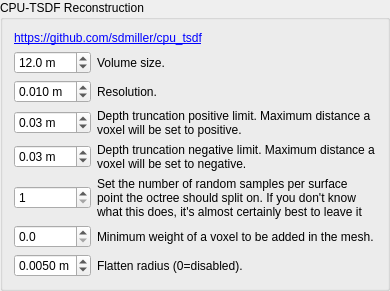
           <widget class="QGroupBox" name="groupBox_cputsdf">
            <property name="title">
             <string>CPU-TSDF Reconstruction</string>
            </property>
            <layout class="QVBoxLayout" name="verticalLayout_17">
             <item>
              <widget class="QLabel" name="label_25">
               <property name="text">
                <string>&lt;html&gt;&lt;head/&gt;&lt;body&gt;&lt;p&gt;&lt;a href=&quot;https://github.com/sdmiller/cpu_tsdf&quot;&gt;&lt;span style=&quot; text-decoration: underline; color:#0000ff;&quot;&gt;https://github.com/sdmiller/cpu_tsdf&lt;/span&gt;&lt;/a&gt;&lt;/p&gt;&lt;/body&gt;&lt;/html&gt;</string>
               </property>
               <property name="wordWrap">
                <bool>true</bool>
               </property>
               <property name="openExternalLinks">
                <bool>true</bool>
               </property>
              </widget>
             </item>
             <item>
              <layout class="QGridLayout" name="gridLayout_17" columnstretch="0,1">
               <item row="0" column="0">
                <widget class="QDoubleSpinBox" name="doubleSpinBox_cputsdf_size">
                 <property name="suffix">
                  <string> m</string>
                 </property>
                 <property name="decimals">
                  <number>1</number>
                 </property>
                 <property name="minimum">
                  <double>0.100000000000000</double>
                 </property>
                 <property name="maximum">
                  <double>9999.000000000000000</double>
                 </property>
                 <property name="singleStep">
                  <double>1.000000000000000</double>
                 </property>
                 <property name="value">
                  <double>12.000000000000000</double>
                 </property>
                </widget>
               </item>
               <item row="0" column="1">
                <widget class="QLabel" name="label_19">
                 <property name="text">
                  <string>Volume size.</string>
                 </property>
                 <property name="wordWrap">
                  <bool>true</bool>
                 </property>
                </widget>
               </item>
               <item row="1" column="0">
                <widget class="QDoubleSpinBox" name="doubleSpinBox_cputsdf_resolution">
                 <property name="suffix">
                  <string> m</string>
                 </property>
                 <property name="decimals">
                  <number>3</number>
                 </property>
                 <property name="minimum">
                  <double>0.001000000000000</double>
                 </property>
                 <property name="maximum">
                  <double>99.000000000000000</double>
                 </property>
                 <property name="singleStep">
                  <double>0.010000000000000</double>
                 </property>
                 <property name="value">
                  <double>0.010000000000000</double>
                 </property>
                </widget>
               </item>
               <item row="1" column="1">
                <widget class="QLabel" name="label_20">
                 <property name="text">
                  <string>Resolution.</string>
                 </property>
                 <property name="wordWrap">
                  <bool>true</bool>
                 </property>
                </widget>
               </item>
               <item row="2" column="0">
                <widget class="QDoubleSpinBox" name="doubleSpinBox_cputsdf_tuncPos">
                 <property name="suffix">
                  <string> m</string>
                 </property>
                 <property name="decimals">
                  <number>2</number>
                 </property>
                 <property name="minimum">
                  <double>0.000000000000000</double>
                 </property>
                 <property name="maximum">
                  <double>1.000000000000000</double>
                 </property>
                 <property name="singleStep">
                  <double>0.010000000000000</double>
                 </property>
                 <property name="value">
                  <double>0.030000000000000</double>
                 </property>
                </widget>
               </item>
               <item row="2" column="1">
                <widget class="QLabel" name="label_21">
                 <property name="text">
                  <string>Depth truncation positive limit. Maximum distance a voxel will be set to positive.</string>
                 </property>
                 <property name="wordWrap">
                  <bool>true</bool>
                 </property>
                </widget>
               </item>
               <item row="3" column="0">
                <widget class="QDoubleSpinBox" name="doubleSpinBox_cputsdf_tuncNeg">
                 <property name="suffix">
                  <string> m</string>
                 </property>
                 <property name="decimals">
                  <number>2</number>
                 </property>
                 <property name="minimum">
                  <double>0.000000000000000</double>
                 </property>
                 <property name="maximum">
                  <double>1.000000000000000</double>
                 </property>
                 <property name="singleStep">
                  <double>0.010000000000000</double>
                 </property>
                 <property name="value">
                  <double>0.030000000000000</double>
                 </property>
                </widget>
               </item>
               <item row="3" column="1">
                <widget class="QLabel" name="label_22">
                 <property name="text">
                  <string>Depth truncation negative limit. Maximum distance a voxel will be set to negative.</string>
                 </property>
                 <property name="wordWrap">
                  <bool>true</bool>
                 </property>
                </widget>
               </item>
               <item row="4" column="0">
                <widget class="QSpinBox" name="spinBox_cputsdf_randomSplit">
                 <property name="suffix">
                  <string/>
                 </property>
                 <property name="minimum">
                  <number>1</number>
                 </property>
                 <property name="maximum">
                  <number>99</number>
                 </property>
                </widget>
               </item>
               <item row="4" column="1">
                <widget class="QLabel" name="label_23">
                 <property name="text">
                  <string>Set the number of random samples per surface point the octree should split on. If you don't know what this does, it's almost certainly best to leave it at 1.</string>
                 </property>
                 <property name="wordWrap">
                  <bool>true</bool>
                 </property>
                </widget>
               </item>
               <item row="5" column="0">
                <widget class="QDoubleSpinBox" name="doubleSpinBox_cputsdf_minWeight">
                 <property name="suffix">
                  <string/>
                 </property>
                 <property name="decimals">
                  <number>1</number>
                 </property>
                 <property name="minimum">
                  <double>0.000000000000000</double>
                 </property>
                 <property name="maximum">
                  <double>99.000000000000000</double>
                 </property>
                 <property name="singleStep">
                  <double>0.500000000000000</double>
                 </property>
                 <property name="value">
                  <double>0.000000000000000</double>
                 </property>
                </widget>
               </item>
               <item row="5" column="1">
                <widget class="QLabel" name="label_18">
                 <property name="text">
                  <string>Minimum weight of a voxel to be added in the mesh.</string>
                 </property>
                 <property name="wordWrap">
                  <bool>true</bool>
                 </property>
                </widget>
               </item>
               <item row="6" column="0">
                <widget class="QDoubleSpinBox" name="doubleSpinBox_cputsdf_flattenRadius">
                 <property name="suffix">
                  <string> m</string>
                 </property>
                 <property name="decimals">
                  <number>4</number>
                 </property>
                 <property name="minimum">
                  <double>0.000000000000000</double>
                 </property>
                 <property name="maximum">
                  <double>9.000000000000000</double>
                 </property>
                 <property name="singleStep">
                  <double>0.005000000000000</double>
                 </property>
                 <property name="value">
                  <double>0.005000000000000</double>
                 </property>
                </widget>
               </item>
               <item row="6" column="1">
                <widget class="QLabel" name="label_24">
                 <property name="text">
                  <string>Flatten radius (0=disabled).</string>
                 </property>
                 <property name="wordWrap">
                  <bool>true</bool>
                 </property>
                </widget>
               </item>
              </layout>
             </item>
            </layout>
           </widget>
